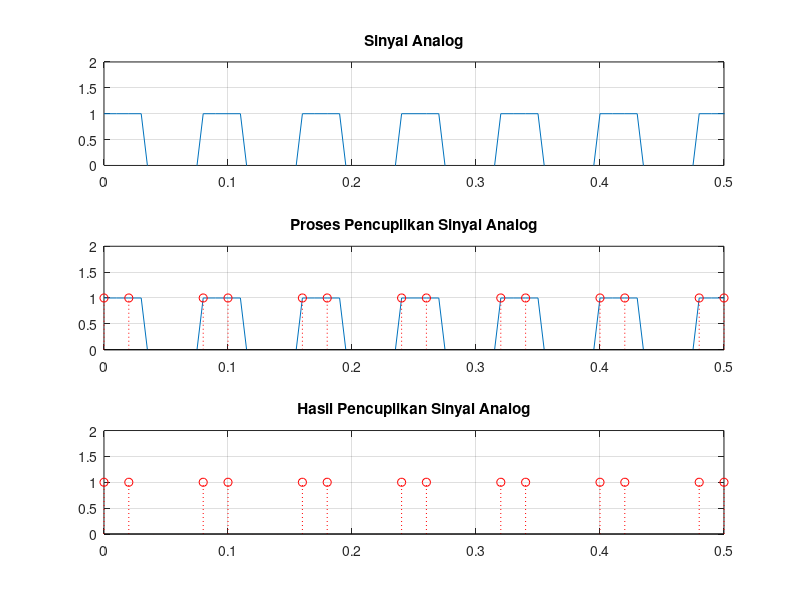

Source code (MATLAB):
%Pencuplikan data sinyal square

%Sinyal data (analog)
fa = 50;
t = 0:0.01:10;
x = square((pi*fa*t)/2)

%Pencuplikan data waktu diskrit
fs = 50;
dt = 1/fs;
ts = 0:dt:10;
xst = square((pi*fa*ts)/2);

% grafik
figure;
subplot (3,1,1); plot (t,x); grid on;
axis ([0 0.5 0 2]); title ('Sinyal Analog');
subplot (3,1,2); plot (t,x); grid on;
axis ([0 0.5 0 2]); title ('Proses Pencuplikan Sinyal Analog');
hold on; stem(ts,xst,':or');
subplot (3,1,3); stem(ts,xst,':or'); grid on;
axis ([0 0.5 0 2]); title ('Hasil Pencuplikan Sinyal Analog');
